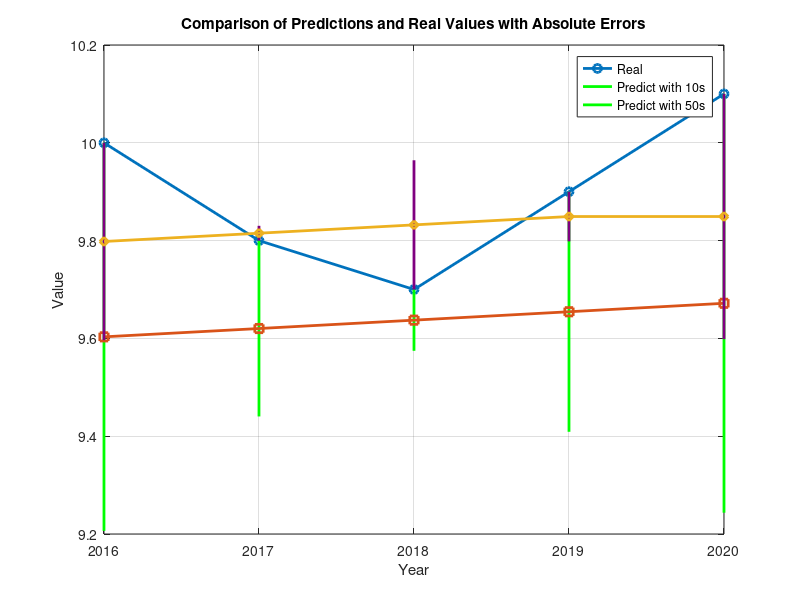

MATLAB code for this plot:
years = [2016, 2017, 2018, 2019, 2020];
predictions_10s = [9.60319, 9.6202, 9.63731, 9.6545, 9.67178];
predictions_50s = [9.79818, 9.81512, 9.83214, 9.84924, 9.84924];
real_values = [10, 9.8,  9.7, 9.9, 10.1];

abs_errors_10s = abs(predictions_10s - real_values);
abs_errors_50s = abs(predictions_50s - real_values);

figure;
plot(years, real_values, 'o-', 'LineWidth', 2, 'DisplayName', 'Real');
hold on;

for i = 1:length(years)
    line([years(i), years(i)], [predictions_10s(i) - abs_errors_10s(i), predictions_10s(i) + abs_errors_10s(i)], 'Color', [0 1 0], 'LineWidth', 2); % Yeşil renk
end
plot(years, predictions_10s, 's-', 'LineWidth', 2, 'DisplayName', 'Predict with 10s');

for i = 1:length(years)
    line([years(i), years(i)], [predictions_50s(i) - abs_errors_50s(i), predictions_50s(i) + abs_errors_50s(i)], 'Color', [0.5 0 0.5], 'LineWidth', 2); % Mor renk
end
plot(years, predictions_50s, 'd-', 'LineWidth', 2, 'DisplayName', 'Predict with 50s');
hold off;

title('Comparison of Predictions and Real Values with Absolute Errors');
xlabel('Year'); ylabel('Value');
grid on;

legend('Real', 'Predict with 10s', 'Predict with 50s', 'Location', 'Best'); %
